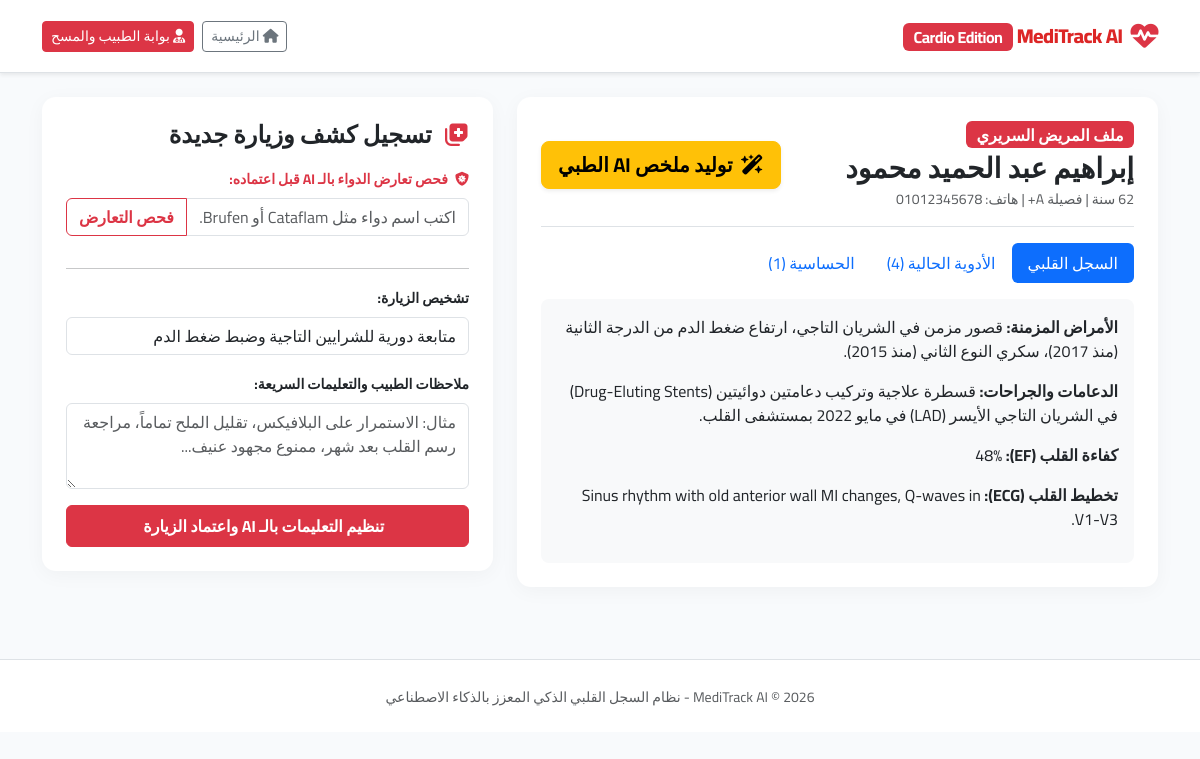
/doctor/patient/1, run on the app's committed database.
### app/models.py (models this page shows, shortened)
class User(db.Model):
    __tablename__ = 'users'
    id = db.Column(db.Integer, primary_key=True)
    username = db.Column(db.String(80), unique=True, nullable=False)
    password_hash = db.Column(db.String(200), nullable=False)
    role = db.Column(db.String(20), nullable=False)  # 'patient' or 'doctor'
    full_name = db.Column(db.String(120), nullable=False)
    created_at = db.Column(db.DateTime, default=datetime.utcnow)
    patient_profile = db.relationship('Patient', backref='user', uselist=False, cascade="all, delete-orphan")
    doctor_profile = db.relationship('Doctor', backref='user', uselist=False, cascade="all, delete-orphan")

class Patient(db.Model):
    __tablename__ = 'patients'
    id = db.Column(db.Integer, primary_key=True)
    user_id = db.Column(db.Integer, db.ForeignKey('users.id'), nullable=False)
    age = db.Column(db.Integer, nullable=False)
    gender = db.Column(db.String(10), nullable=False)
    blood_type = db.Column(db.String(5), nullable=True)
    phone = db.Column(db.String(20), nullable=True)
    chronic_conditions = db.Column(db.Text, nullable=True)
    surgical_history = db.Column(db.Text, nullable=True)
    ejection_fraction = db.Column(db.String(10), nullable=True)  # e.g., "48%"
    lifestyle_notes = db.Column(db.Text, nullable=True)
    last_ecg_summary = db.Column(db.Text, nullable=True)
    medications = db.relationship('Medication', backref='patient', lazy=True, cascade="all, delete-orphan")
    allergies = db.relationship('Allergy', backref='patient', lazy=True, cascade="all, delete-orphan")
    visits = db.relationship('Visit', backref='patient', lazy=True, cascade="all, delete-orphan")
    qr_tokens = db.relationship('QRToken', backref='patient', lazy=True, cascade="all, delete-orphan")

### app/routes.py (the view)
@main_bp.route('/doctor/patient/<int:patient_id>')
def doctor_view_patient(patient_id):
    patient = Patient.query.get_or_404(patient_id)
    return render_template('clinical_view.html', patient=patient)

### app/templates/clinical_view.html (shortened to what this page needs)
{% extends 'base.html' %}
{% block content %}
<div class="row g-4">
    <div class="col-lg-7">
        <div class="card card-custom p-4 bg-white mb-4">
            <div class="d-flex justify-content-between align-items-center border-bottom pb-3 mb-3">
                <div>
                    <span class="badge bg-danger fs-6 mb-1">ملف المريض السريري</span>
                    <h3 class="fw-bold mb-0">{{ patient.user.full_name }}</h3>
                    <small class="text-muted">{{ patient.age }} سنة | فصيلة {{ patient.blood_type }} | هاتف: {{ patient.phone }}</small>
                </div>
                <button id="btnAiSummarize" class="btn btn-warning btn-lg fw-bold px-3 shadow-sm" onclick="triggerAiSummary()">
                    <i class="fa-solid fa-wand-magic-sparkles me-1"></i> توليد ملخص AI الطبي
                </button>
            </div>
            <ul class="nav nav-pills mb-3" id="pills-tab" role="tablist">
                <li class="nav-item"><button class="nav-link active" data-bs-toggle="pill" data-bs-target="#tab-cardiac">السجل القلبي</button></li>
                <li class="nav-item"><button class="nav-link" data-bs-toggle="pill" data-bs-target="#tab-meds">الأدوية الحالية ({{ patient.medications|length }})</button></li>
                <li class="nav-item"><button class="nav-link" data-bs-toggle="pill" data-bs-target="#tab-allergies">الحساسية ({{ patient.allergies|length }})</button></li>
            </ul>
            <div class="tab-content p-3 bg-light rounded-3">
                <div class="tab-pane fade show active" id="tab-cardiac">
                    <p><strong>الأمراض المزمنة:</strong> {{ patient.chronic_conditions }}</p>
                    <p><strong>الدعامات والجراحات:</strong> {{ patient.surgical_history }}</p>
                    <p><strong>كفاءة القلب (EF):</strong> {{ patient.ejection_fraction }}</p>
                    <p><strong>تخطيط القلب (ECG):</strong> {{ patient.last_ecg_summary }}</p>
                </div>
            </div>
        </div>
    </div>
    <div class="col-lg-5">
        <div class="card card-custom p-4 bg-white sticky-top" style="top: 20px;">
            <h4 class="fw-bold mb-3"><i class="fa-solid fa-notes-medical text-danger me-2"></i> تسجيل كشف وزيارة جديدة</h4>
            <div class="mb-3">
                <label class="form-label fw-bold small text-danger"><i class="fa-solid fa-shield-virus me-1"></i> فحص تعارض الدواء بالـ AI قبل اعتماده:</label>
                <div class="input-group">
                    <input type="text" id="medCheckInput" class="form-control" placeholder="اكتب اسم دواء مثل Cataflam أو Brufen...">
                    <button class="btn btn-outline-danger fw-bold" type="button" onclick="checkMedicationSafety()">فحص التعارض</button>
                </div>
            </div>
            <hr>
            <div class="mb-3">
                <label class="form-label fw-bold small">تشخيص الزيارة:</label>
                <input type="text" id="visitDiagnosis" class="form-control" value="متابعة دورية للشرايين التاجية وضبط ضغط الدم">
            </div>
            <div class="mb-3">
                <label class="form-label fw-bold small">ملاحظات الطبيب والتعليمات السريعة:</label>
                <textarea id="rawInstructions" class="form-control" rows="3" placeholder="مثال: الاستمرار على البلافيكس، تقليل الملح تماماً، مراجعة رسم القلب بعد شهر، ممنوع مجهود عنيف..."></textarea>
            </div>
            <button class="btn btn-danger w-100 fw-bold py-2" onclick="saveVisitAndOptimize()">
                 تنظيم التعليمات بالـ AI واعتماد الزيارة
            </button>
        </div>
    </div>
</div>
{% endblock %}

### app/templates/base.html (style rules this page uses)
body { font-family: 'Cairo', sans-serif; background-color: #f8fafc; color: #1e293b; }
.card-custom { border: none; border-radius: 14px; box-shadow: 0 4px 20px rgba(0,0,0,0.04); transition: all 0.2s ease-in-out; }

### data on the page
User: user.full_name "إبراهيم عبد الحميد محمود"
Patient: blood_type "A+", phone "01012345678", chronic_conditions "قصور مزمن في الشريان التاجي، ارتفاع ضغط الدم من الدرجة الثانية (منذ 2017)، سكري النوع الثاني (منذ 2015).", surgical_history "قسطرة علاجية وتركيب دعامتين دوائيتين (Drug-Eluting Stents) في الشريان التاجي الأيسر (LAD) في مايو 2022 بمستشفى القلب.", ejection_fraction "48%", last_ecg_summary "Sinus rhythm with old anterior wall MI changes, Q-waves in V1-V3."

### other printed values
{{ patient.medications|length }} "4"
{{ patient.allergies|length }} "1"
